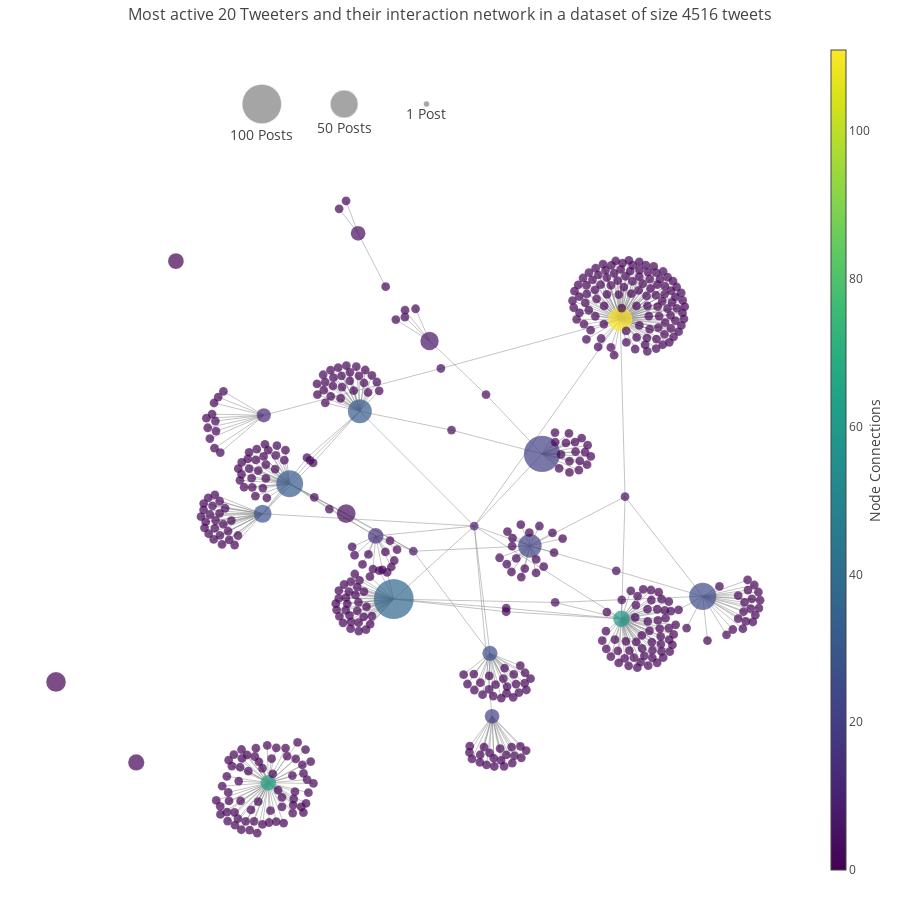

The code cell stored with this chart in its notebook:
### Code cell
axislabels = {l: False for l in ["showgrid", "zeroline", "showticklabels"]}
layout = go.Layout(title=("Most active {} Tweeters and their interaction network"
                          " in a dataset of size {} tweets".format(len(mostCommonTweeters), len(data))),
                   titlefont={"size": 16},
                   showlegend=False,
                   hovermode="closest",
                   width=900,
                   height=900,
                   margin={"b": 20, "l": 5, "r": 5, "t": 40},
                   xaxis=axislabels,
                   yaxis=axislabels)

fig = go.Figure(data=[edge_trace, node_trace, bubble_legend], layout=layout)

iplot(fig) #, filename='networkx')

### Figure 1 — Plotly figure (JSON) as saved in the notebook; plotly's stock layout.template omitted (floating-point values rounded to 4 significant figures; data arrays with more than 128 entries replaced by an {"elided": "..."} marker saying what was removed)
{"data": [{"hoverinfo": "none", "line": {"color": "#888", "width": 0.5}, "mode": "lines", "type": "scatter", "uid": "5fbd2738-36a8-11e9-b31a-ac7ba1963575", "x": {"elided": "1530 float values"}, "y": {"elided": "1530 float values"}}, {"hoverinfo": "text", "marker": {"color": {"elided": "499 int values"}, "colorbar": {"thickness": 15, "title": "Node Connections", "titleside": "right", "xanchor": "left"}, "colorscale": "Viridis", "line": {"width": 0.1}, "showscale": true, "size": {"elided": "499 int values"}, "sizemin": 3, "sizemode": "area", "sizeref": 0.1288}, "mode": "markers", "text": {"elided": "499 str values"}, "type": "scatter", "uid": "5fbd2990-36a8-11e9-b31a-ac7ba1963575", "x": {"elided": "499 float values"}, "y": {"elided": "499 float values"}}, {"marker": {"color": "gray", "line": {"width": 0.5}, "size": [1, 50, 100], "sizemin": 3, "sizemode": "area", "sizeref": 0.1288}, "mode": "markers+text", "text": ["1 Post", "50 Posts", "100 Posts"], "textfont": {"size": 14}, "textposition": "bottom center", "type": "scatter", "uid": "5fbd2aee-36a8-11e9-b31a-ac7ba1963575", "x": [-0.1, -0.3, -0.5], "y": [1.2, 1.2, 1.2]}], "layout": {"height": 900, "hovermode": "closest", "margin": {"b": 20, "l": 5, "r": 5, "t": 40}, "showlegend": false, "title": "Most active 20 Tweeters and their interaction network in a dataset of size 4516 tweets", "titlefont": {"size": 16}, "width": 900, "xaxis": {"showgrid": false, "showticklabels": false, "zeroline": false}, "yaxis": {"showgrid": false, "showticklabels": false, "zeroline": false}}}
